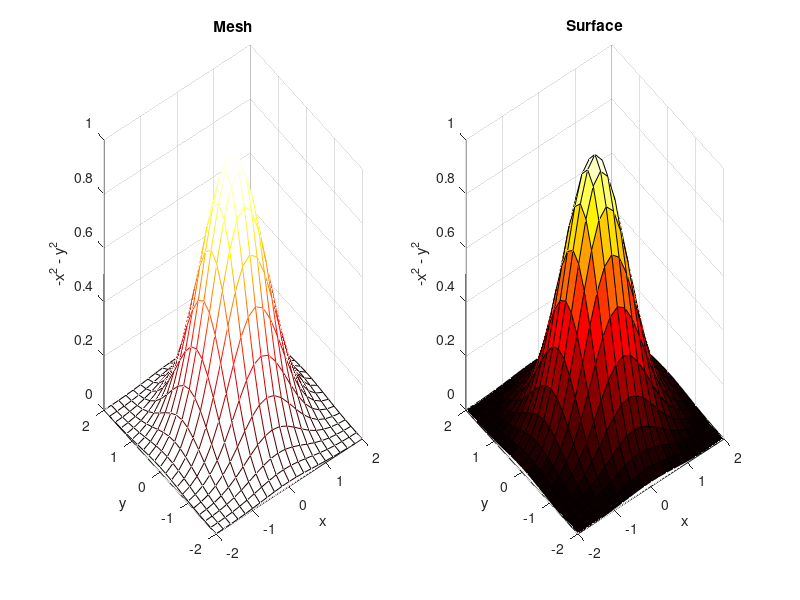

The MATLAB source for this figure:
a = -2 : 0.2 : 2;
[x, y] = meshgrid(a, a);
z = exp(-x.^2 - y.^2);

figure;
subplot(1, 2, 1);
mesh(x, y, z);
xlabel('x');
zlabel('-x^2 - y^2');
ylabel('y');
title('Mesh');
shading interp;
colormap hot;
subplot(1, 2, 2);
surf(x, y, z);
xlabel('x');
zlabel('-x^2 - y^2');
ylabel('y');
title('Surface');

%Done for now;
